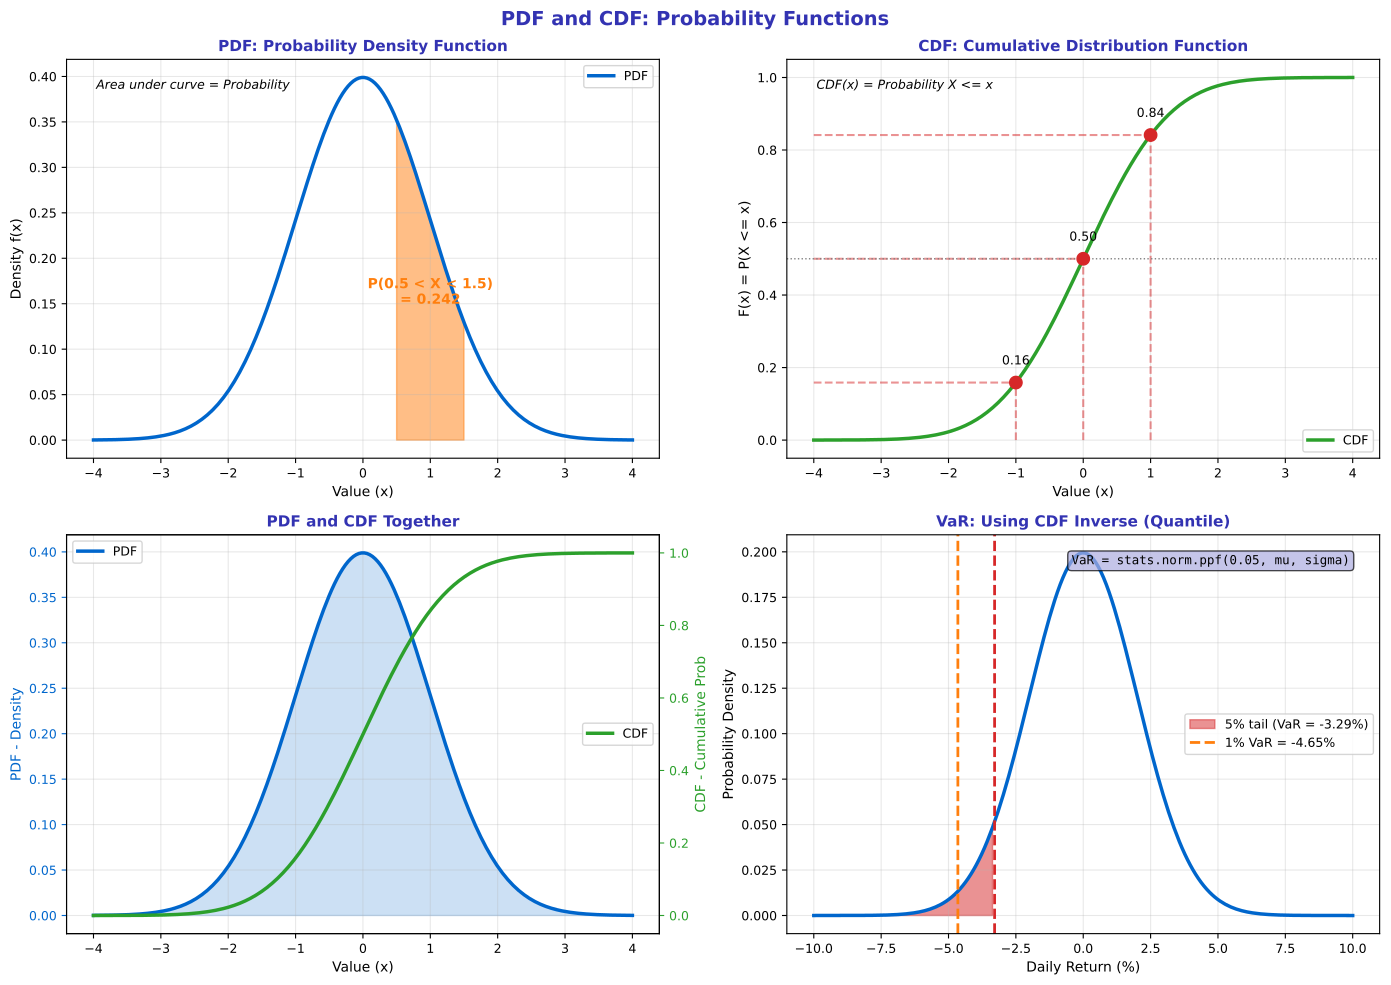

Here is the Python script that generated this plot:
"""PDF and CDF - Probability and Cumulative Functions"""
import matplotlib.pyplot as plt
import numpy as np
from scipy import stats
from pathlib import Path

plt.rcParams.update({
    'font.size': 10,
    'axes.labelsize': 10,
    'axes.titlesize': 11,
    'xtick.labelsize': 9,
    'ytick.labelsize': 9,
    'legend.fontsize': 9,
    'figure.figsize': (10, 6),
    'figure.dpi': 150
})

MLPURPLE = '#3333B2'
MLLAVENDER = '#ADADE0'
MLBLUE = '#0066CC'
MLORANGE = '#FF7F0E'
MLGREEN = '#2CA02C'
MLRED = '#D62728'

np.random.seed(42)

fig, axes = plt.subplots(2, 2, figsize=(14, 10))
fig.suptitle('PDF and CDF: Probability Functions', fontsize=14, fontweight='bold', color=MLPURPLE)

x = np.linspace(-4, 4, 200)

# Plot 1: PDF explained
ax1 = axes[0, 0]
pdf = stats.norm.pdf(x)
ax1.plot(x, pdf, color=MLBLUE, linewidth=2.5, label='PDF')

# Shade area
x_fill = np.linspace(0.5, 1.5, 100)
pdf_fill = stats.norm.pdf(x_fill)
ax1.fill_between(x_fill, pdf_fill, alpha=0.5, color=MLORANGE)

# Calculate probability
prob = stats.norm.cdf(1.5) - stats.norm.cdf(0.5)
ax1.annotate(f'P(0.5 < X < 1.5)\n= {prob:.3f}', xy=(1, 0.15), fontsize=10,
             ha='center', color=MLORANGE, fontweight='bold')

ax1.set_title('PDF: Probability Density Function', fontsize=11, fontweight='bold', color=MLPURPLE)
ax1.set_xlabel('Value (x)', fontsize=10)
ax1.set_ylabel('Density f(x)', fontsize=10)
ax1.legend(fontsize=9)
ax1.grid(alpha=0.3)
ax1.text(0.05, 0.95, 'Area under curve = Probability', transform=ax1.transAxes,
         fontsize=9, va='top', style='italic')

# Plot 2: CDF explained
ax2 = axes[0, 1]
cdf = stats.norm.cdf(x)
ax2.plot(x, cdf, color=MLGREEN, linewidth=2.5, label='CDF')

# Mark key points
for val in [-1, 0, 1]:
    cdf_val = stats.norm.cdf(val)
    ax2.scatter([val], [cdf_val], color=MLRED, s=80, zorder=5)
    ax2.hlines(cdf_val, -4, val, colors=MLRED, linestyles='--', alpha=0.5)
    ax2.vlines(val, 0, cdf_val, colors=MLRED, linestyles='--', alpha=0.5)
    ax2.annotate(f'{cdf_val:.2f}', xy=(val, cdf_val + 0.05), fontsize=9, ha='center')

ax2.axhline(0.5, color='gray', linestyle=':', linewidth=1)
ax2.set_title('CDF: Cumulative Distribution Function', fontsize=11, fontweight='bold', color=MLPURPLE)
ax2.set_xlabel('Value (x)', fontsize=10)
ax2.set_ylabel('F(x) = P(X <= x)', fontsize=10)
ax2.legend(fontsize=9)
ax2.grid(alpha=0.3)
ax2.text(0.05, 0.95, 'CDF(x) = Probability X <= x', transform=ax2.transAxes,
         fontsize=9, va='top', style='italic')

# Plot 3: PDF vs CDF side by side
ax3 = axes[1, 0]
ax3_twin = ax3.twinx()

ax3.plot(x, pdf, color=MLBLUE, linewidth=2.5, label='PDF')
ax3.fill_between(x, pdf, alpha=0.2, color=MLBLUE)
ax3_twin.plot(x, cdf, color=MLGREEN, linewidth=2.5, label='CDF')

ax3.set_xlabel('Value (x)', fontsize=10)
ax3.set_ylabel('PDF - Density', fontsize=10, color=MLBLUE)
ax3_twin.set_ylabel('CDF - Cumulative Prob', fontsize=10, color=MLGREEN)
ax3.tick_params(axis='y', colors=MLBLUE)
ax3_twin.tick_params(axis='y', colors=MLGREEN)

ax3.set_title('PDF and CDF Together', fontsize=11, fontweight='bold', color=MLPURPLE)
ax3.legend(loc='upper left', fontsize=9)
ax3_twin.legend(loc='center right', fontsize=9)
ax3.grid(alpha=0.3)

# Plot 4: Finance application - VaR
ax4 = axes[1, 1]
# Stock returns distribution
returns_x = np.linspace(-10, 10, 200)
returns_pdf = stats.norm.pdf(returns_x, 0, 2)  # Mean 0, Std 2

ax4.plot(returns_x, returns_pdf, color=MLBLUE, linewidth=2.5)

# VaR at 95% confidence (5th percentile)
var_95 = stats.norm.ppf(0.05, 0, 2)
ax4.fill_between(returns_x, returns_pdf, where=returns_x <= var_95,
                 alpha=0.5, color=MLRED, label=f'5% tail (VaR = {var_95:.2f}%)')
ax4.axvline(var_95, color=MLRED, linewidth=2, linestyle='--')

# VaR at 99%
var_99 = stats.norm.ppf(0.01, 0, 2)
ax4.axvline(var_99, color=MLORANGE, linewidth=2, linestyle='--', label=f'1% VaR = {var_99:.2f}%')

ax4.set_title('VaR: Using CDF Inverse (Quantile)', fontsize=11, fontweight='bold', color=MLPURPLE)
ax4.set_xlabel('Daily Return (%)', fontsize=10)
ax4.set_ylabel('Probability Density', fontsize=10)
ax4.legend(fontsize=9)
ax4.grid(alpha=0.3)

ax4.text(0.95, 0.95, 'VaR = stats.norm.ppf(0.05, mu, sigma)',
         transform=ax4.transAxes, fontsize=9, va='top', ha='right', family='monospace',
         bbox=dict(boxstyle='round', facecolor=MLLAVENDER, alpha=0.7))

plt.tight_layout()
plt.savefig(Path(__file__).parent / 'chart.pdf', dpi=300, bbox_inches='tight')
plt.close()
